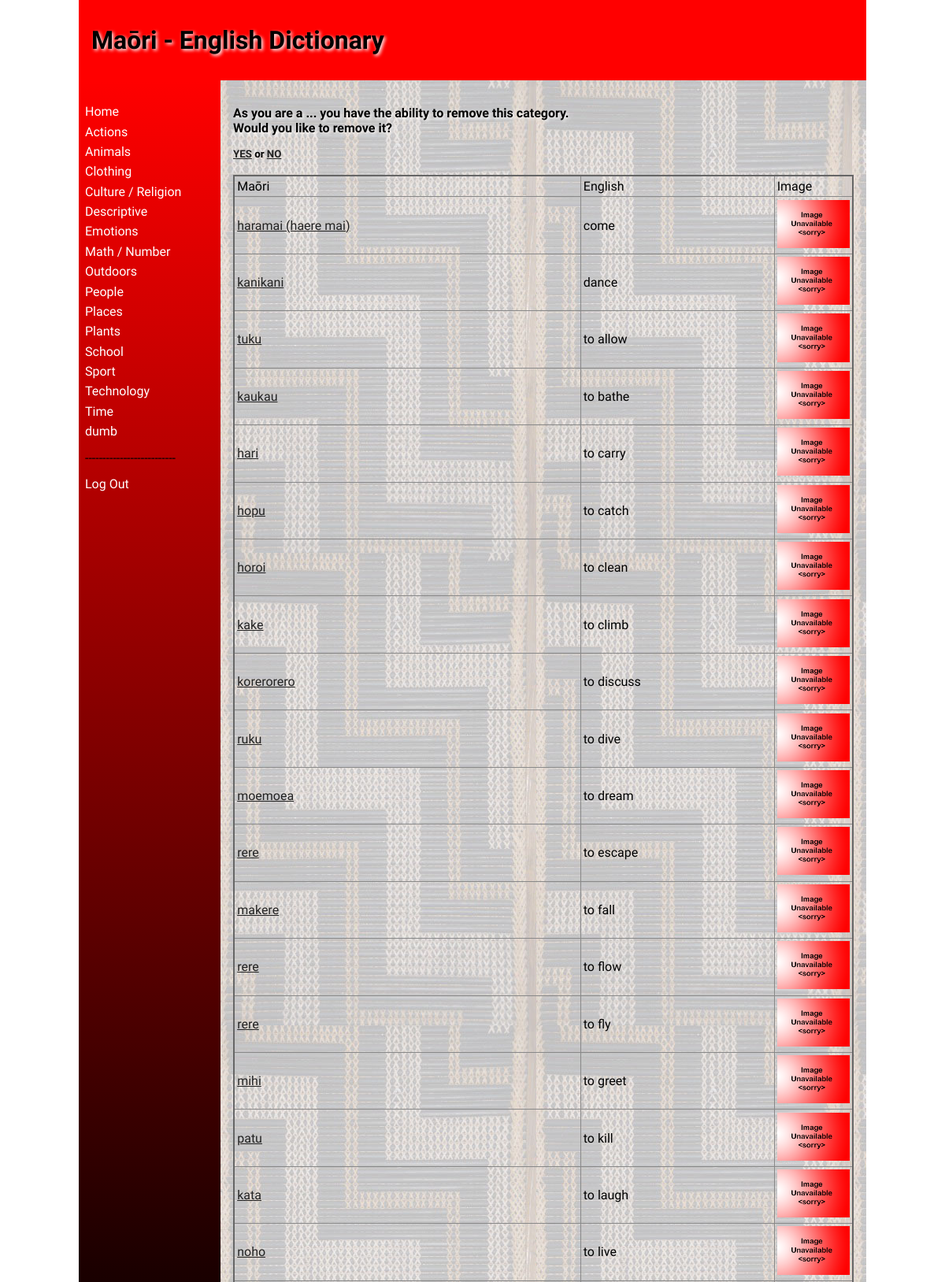
The page /category/1 (signed in, upper part) on the database its author committed.
### tables this page shows
CREATE TABLE "categories"
(
	id integer
		constraint categories_pk
			primary key autoincrement,
	categories varchar(60)
);

CREATE TABLE "dictionary"
(
	id integer
		constraint dictionary_pk
			primary key autoincrement,
	maori varchar(60),
	english varchar(60),
	category_id integer
		references categories,
	definition varchar(900),
	level integer,
	image varchar(60),
	time datetime,
	user_id interger
);

### app.py (the view, shortened to what this page needs)
@app.route("/category/<category_id>", methods=['POST', 'GET'])
def category(category_id):
    con = create_connection(DATA_BASE)
    query = "SELECT id, maori, english, image FROM dictionary WHERE category_id=?;"
    cur = con.cursor()
    cur.execute(query, (category_id,))
    cat = cur.fetchall()
    con.close()
    return render_template("categories.html", logged_in=is_logged_in(), category_ids=int(category_id), cat=cat,
                           categories=categories())

### app.py (called while the page is built)
def create_connection(db_file):
    try:
        connection = sqlite3.connect(db_file)
        connection.execute('pragma foreign_keys=ON')
        return connection
    except Error as e:
        print(e)
    return None

def is_logged_in():
    if session.get("email") is None:
        print("Not Logged In")
        return False
    else:
        print("Logged In")
        return True

def categories():
    con = create_connection(DATA_BASE)
    query = "SELECT id,categories FROM categories"
    cur = con.cursor()
    cur.execute(query, )
    category_ids = cur.fetchall()
    con.close()
    return category_ids

### templates/categories.html (shortened to what this page needs)
{% extends 'base.html' %}
{% block heading %}Maōri - English Dictionary{% endblock %}
{% block main %}
<h4>As you are a ... you have the ability to remove this category. <br> Would you like to remove it? <br></h4>
<h5><a href="/category/delete_yes">YES</a> or <a href="/category/delete_no">NO</a></h5>
<br>
<table class="word-table">
    <thead>
    <tr>
        <td>Maōri</td>
        <td>English</td>
        <td>Image</td>
    </tr>
    </thead>
    <tbody>
    {% for words in cat %}
    <tr>
        <td><a href="/word/{{ words[0] }}">{{ words[1] }}</a></td>
        <td>{{ words[2] }}</td>
        <td width="100"><img src="/static/images/{{ words[3] }}"></td>
    </tr>
    </tbody>
    {% endfor %}
</table>
{% endblock %}

### templates/base.html (shortened to what this page needs)
<!doctype html>
<html lang="en">
<head>
    <link href="{{ url_for('static', filename='css/style.css') }}" rel="stylesheet">
</head>
<body>
<div id="container">
    <header>
        <h1>{% block heading %} {% endblock %}</h1>
    </header>
    <nav>
        <ul>
            <li><a href="/">Home</a></li>
            {% if logged_in %}
            {% for category in categories %}
            <li><a href="/category/{{ category[0] }}">{{ category[1] }}</a></li>
            {% endfor %}
            <li><p>--------------------------</p></li>
            <li><a href="/logout">Log Out</a></li>
            {% else %}
            <li><p>--------------------------</p></li>
            <li><a href="/login">Log In</a></li>
            {% endif %}
        </ul>
    </nav>
    <main>
        {% block main %}{% endblock %}
    </main>
</div>
</body>
</html>

### static/css/style.css (style rules this page uses)
* { font-family: Comfortaa, sans-serif; margin: 0; padding: 0; box-sizing: border-box; }
#container { display: grid; grid-template-columns: 75px auto; grid-template-areas: 'nav header' 'main main' 'footer footer'; }
header { grid-area: header; background-color: #f00; padding: 1rem; }
nav { grid-area: nav; }
main { grid-area: main; padding: 1rem; background-color: #edd; }
h1, h2, h3, h4 { padding: 1rem 0; font-family: 'Suez One', serif; color: #000000; text-shadow: 2px 2px 4px #fff; }
p { padding: 0.5rem 0; }
a { color: #222; }
img { width: 100%; }
table { width: 100%; border: 2px solid #666; border-collapse: collapse; }
th, td { border: 1px solid #888; padding: 0.2rem; text-align: left; }
@media only screen and (min-width: 768px) { #container { grid-template-columns: 180px auto; grid-template-areas: 'header header' 'nav main' 'footer footer'; } }
@media only screen and (min-width: 768px) { nav { background: linear-gradient(180deg, rgba(255,0,0,1) 0%, rgba(0, 0, 0, 1) 50%, rgba(255,0,0,1) 100%); padding: 0.5rem; } }
@media only screen and (min-width: 768px) { nav ul { list-style: none; } }
@media only screen and (min-width: 768px) { nav li { padding: 0.2rem 0; } }
@media only screen and (min-width: 768px) { nav a { color: #fff; text-decoration: none; } }
@media only screen and (min-width: 768px) { main { background-image: url("/static/images/poutama.jpg"); } }
@media only screen and (min-width: 1000px) { #container { width: 1000px; margin: auto; } }

### rows shown on the page
categories: categories "Actions"
categories: categories "Animals"
categories: categories "Clothing"
categories: categories "Culture / Religion"
categories: categories "Descriptive"
categories: categories "Emotions"
categories: categories "Math / Number"
categories: categories "Outdoors"
categories: categories "People"
categories: categories "Places"
categories: categories "Plants"
categories: categories "School"
categories: categories "Sport"
categories: categories "Technology"
categories: categories "Time"
categories: categories "dumb"
dictionary: maori "haramai (haere mai)", english "come", image (placeholder picture)
dictionary: maori "kanikani", english "dance", image (placeholder picture)
dictionary: maori "tuku", english "to allow", image (placeholder picture)
dictionary: maori "kaukau", english "to bathe", image (placeholder picture)
dictionary: maori "hari", english "to carry", image (placeholder picture)
dictionary: maori "hopu", english "to catch", image (placeholder picture)
dictionary: maori "horoi", english "to clean", image (placeholder picture)
dictionary: maori "kake", english "to climb", image (placeholder picture)
dictionary: maori "korerorero", english "to discuss", image (placeholder picture)
dictionary: maori "ruku", english "to dive", image (placeholder picture)
dictionary: maori "moemoea", english "to dream", image (placeholder picture)
dictionary: maori "rere", english "to escape", image (placeholder picture)
dictionary: maori "makere", english "to fall", image (placeholder picture)
dictionary: maori "rere", english "to flow", image (placeholder picture)
dictionary: maori "rere", english "to fly", image (placeholder picture)
dictionary: maori "mihi", english "to greet", image (placeholder picture)
dictionary: maori "patu", english "to kill", image (placeholder picture)
dictionary: maori "kata", english "to laugh", image (placeholder picture)
dictionary: maori "noho", english "to live", image (placeholder picture)
